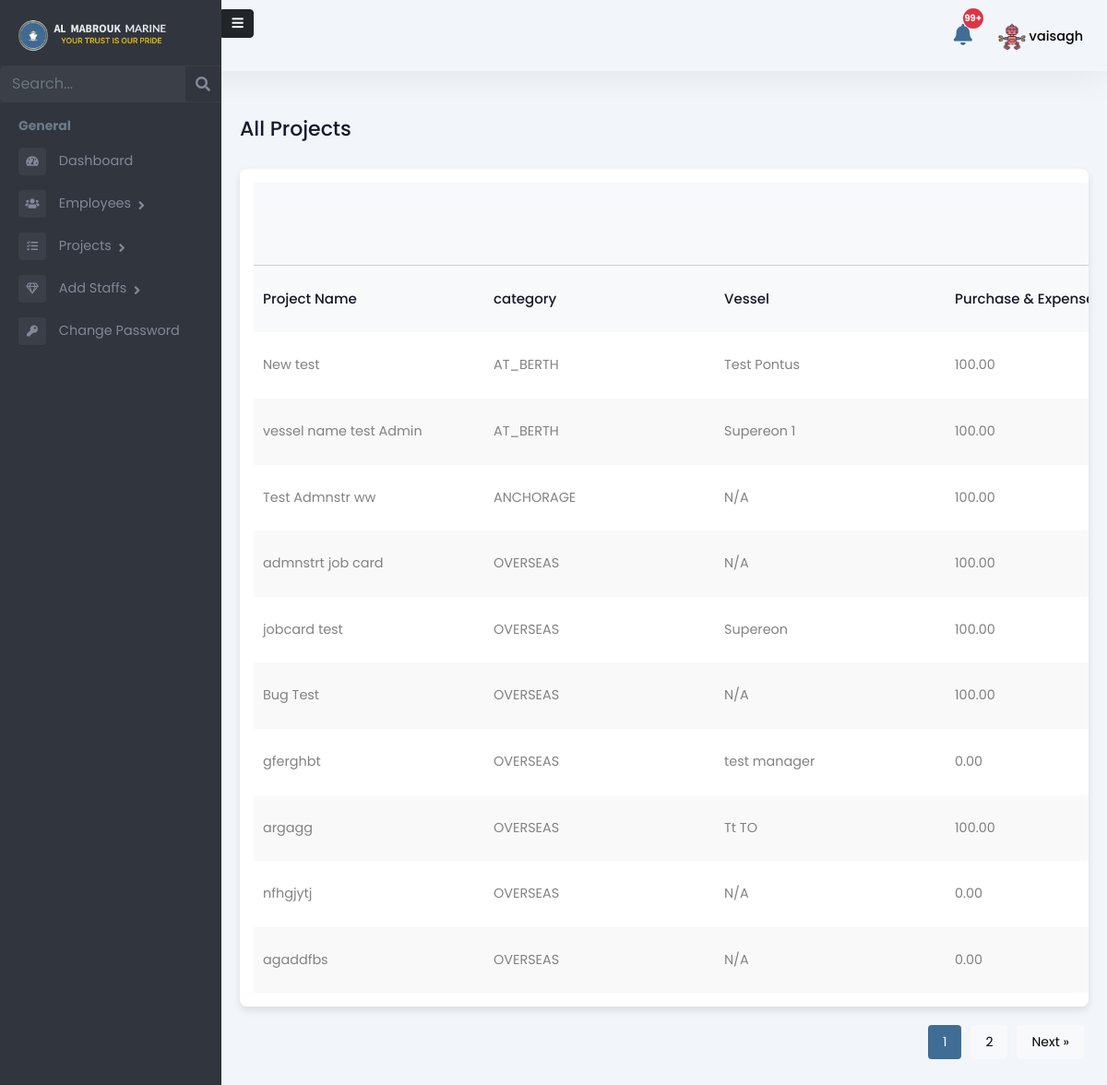
The app's page /admin-panel/projects/ (signed in), older data.
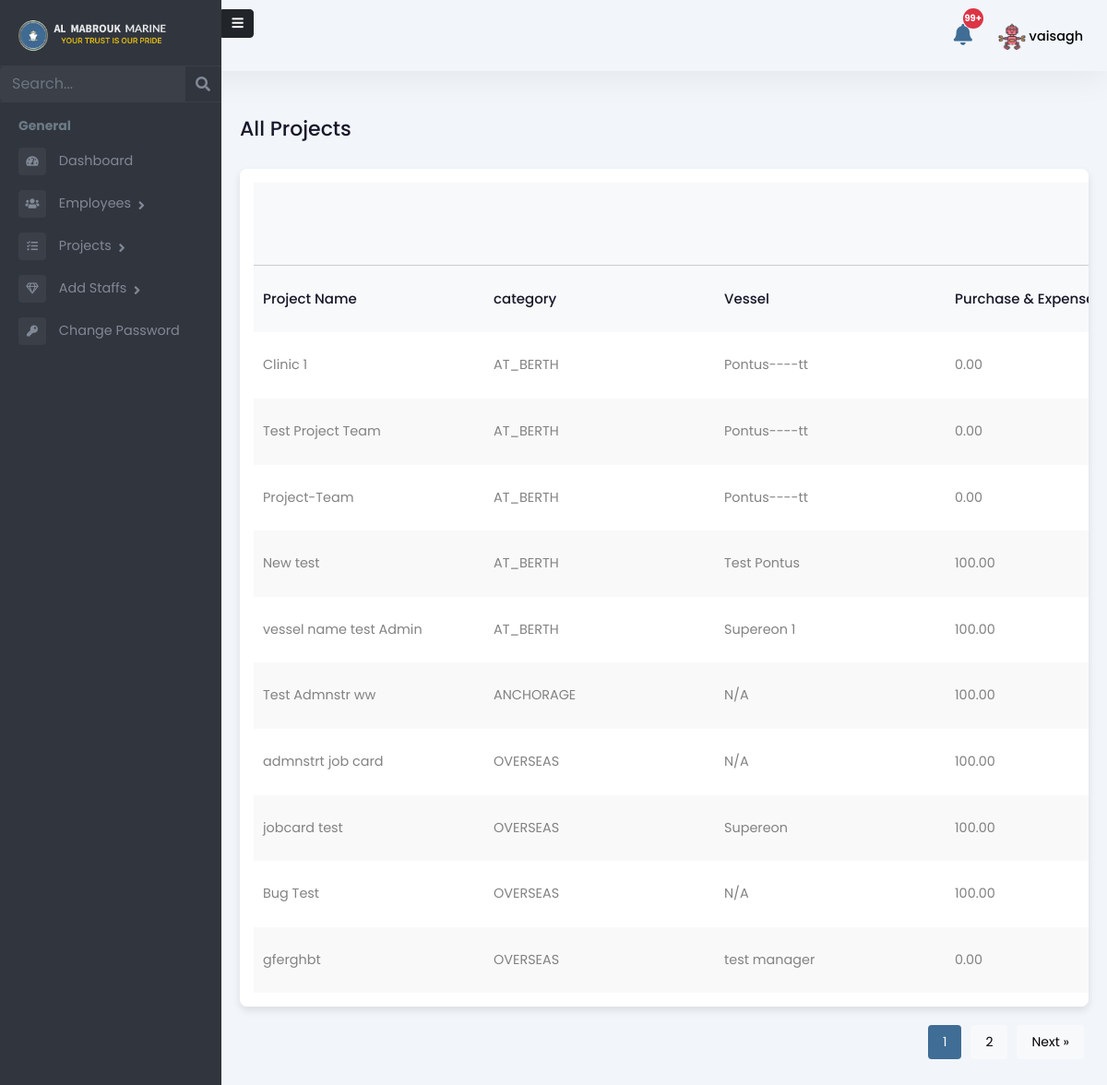
The same page, newer data.
### Admin/models.py (models this page shows, shortened)
class Project(models.Model):
    STATUS_CHOICES = [
        ('PENDING', 'Pending'),
        ('ASSIGN', 'Assign'),
        ('ONGOING', 'Ongoing'),
        ('HOLD', 'Hold'),
        ('CANCELLED', 'Cancelled'),
        ('COMPLETED', 'Completed'),
    ]
    CATEGORY_CHOICES = [
        ('OVERSEAS', 'Overseas'),
        ('ANCHORAGE', 'Anchorage'),
        ('HOLIDAY_WORKING', 'Holiday Working'),
        ('AT_BERTH', 'At Berth'),
    ]
    PRIORITY_CHOICES = [
        ('HIGH', 'High'),
        ('MEDIUM', 'Medium'),
        ('LOW', 'Low'),
    ]
    name = models.CharField(max_length=255)
    code = models.CharField(max_length=100, unique=True, blank=True, null=True)
    client_name = models.CharField(max_length=255, default="", blank=True)
    vessel_name = models.CharField(max_length=255, default="", blank=True)
    purchase_and_expenses = models.DecimalField(
        max_digits=12, decimal_places=2, default=0.00)
    invoice_amount = models.DecimalField(
        max_digits=12, decimal_places=2, default=0.00)
    currency_code = models.CharField(max_length=10, default="AED")
    status = models.CharField(
        max_length=100, choices=STATUS_CHOICES, default='PENDING')
    category = models.CharField(
        max_length=50, choices=CATEGORY_CHOICES, default='AT_BERTH')
    priority = models.CharField(max_length=10, choices=PRIORITY_CHOICES, default='MEDIUM')
    job_description = models.TextField(blank=True, null=True)
    manager = models.ForeignKey(
        'Employee', on_delete=models.SET_NULL, null=True, blank=True, related_name='managed_projects',
        limit_choices_to={'is_manager': True}
    )
    created_at = models.DateTimeField(auto_now_add=True)
    deadline_date = models.DateField(null=True, blank=True)
    attachment = models.FileField(upload_to='project_attachments/', blank=True, null=True)
    job_card = models.FileField(upload_to='job_cards/', blank=True, null=True)

### Admin/views.py (the view)
# urls.py: path('projects/', project_list_view, name='project-list'),
@login_required
def project_list_view(request):
    projects = Project.objects.all().order_by('-created_at')
    search_query = request.GET.get('search', '').strip()
    status_filter = request.GET.get('status', '')
    if search_query:
        projects = projects.filter(
            Q(name__icontains=search_query) |
            Q(code__icontains=search_query) |
            Q(client_name__icontains=search_query)
        )
    if status_filter:
        projects = projects.filter(status=status_filter)
    project_data = [
        {
            "id": project.id,
            "name": project.name,
            "category": project.category,
            "vessel": project.vessel_name,
            "status": project.status,
            "invoice": project.invoice_amount,
            "currency": project.currency_code,
            "purchase_and_expenses": project.purchase_and_expenses,
        }
        for project in projects
    ]
    paginator = Paginator(project_data, 10)
    page_number = request.GET.get('page')
    page_obj = paginator.get_page(page_number)
    context = {
        'role': 'Admin',
        "projects": page_obj,
        "search_query": search_query,
        "status_filter": status_filter,
        "status_choices": Project.STATUS_CHOICES,
    }
    return render(request, 'Admin/project_list.html', context)

### templates/Admin/project_list.html (shortened to what this page needs)
{% extends 'Admin/adminbase.html' %}
{% load static %}
{% block content %}
<div class="emply-list-wraper">
  <div class="pg-title">
    <h1>All Projects</h1>
  </div>
  <div class="widget-box table-wdgt">
    <table id="employeeTable">
      <thead>
        <tr style="border-bottom: 1px solid #ccc">
          <th></th>
          <th></th>
          <th></th>
          <th></th>
        </tr>
      </thead>
      <thead>
        <tr>
          <th>Project Name</th>
          <th>category</th>
          <th>Vessel</th>
          <th>Purchase & Expenses</th>
        </tr>
      </thead>
      <tbody>
        {% for project in projects %}
        <tr>
          <td>
            <a href="{% url 'project-summary' project.id %}">{{ project.name }}</a>
          </td>
          <td>{{ project.category }}</td>
          <td>{{ project.vessel|default:"N/A" }}</td>
          <td>{{ project.purchase_and_expenses }}</td>
        </tr>
        {% endfor %}
      </tbody>
    </table>
  </div>
<div class="pagination" id="pagination">
    {% for num in projects.paginator.page_range %}
        {% if num >= projects.number|add:'-1' and num <= projects.number|add:'1' %}
            <a href="?page={{ num }}">
                <button class="{% if num == projects.number %}active{% endif %}">{{ num }}</button>
            </a>
        {% endif %}
    {% endfor %}
    {% if projects.has_next %}
        <a href="?page={{ projects.next_page_number }}">
            <button>Next &raquo;</button>
        </a>
    {% endif %}
</div>
</div>
{% endblock %}

Row changes from the older to the newer data that the page shows:
no longer on this page (row unchanged): Project: name "argagg", category "OVERSEAS", vessel "Tt TO", purchase_and_expenses "100.00"
no longer on this page (row unchanged): Project: name "nfhgjytj", category "OVERSEAS", purchase_and_expenses "0.00"
no longer on this page (row unchanged): Project: name "agaddfbs", category "OVERSEAS", purchase_and_expenses "0.00"
added Project: name "Clinic 1", category "AT_BERTH", vessel "Pontus----tt", purchase_and_expenses "0.00"
added Project: name "Test Project Team", category "AT_BERTH", vessel "Pontus----tt", purchase_and_expenses "0.00"
added Project: name "Project-Team", category "AT_BERTH", vessel "Pontus----tt", purchase_and_expenses "0.00"
Text that changed along with them:
list line gone: "N/A"
